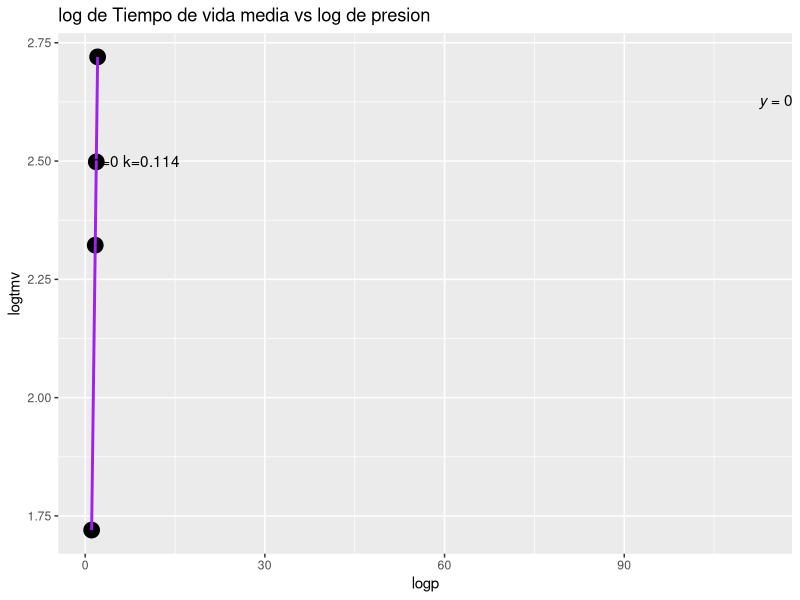

This figure's R source:
library(ggplot2)
library(dplyr)
library(broom)
library(ggpubr)
library(kableExtra)
library(tidyverse)

#crear la tabla
  p<- c(12,48,72,120)
 tmv<- c(52.5,210,315,525)
  
#Para determinar el orden y la k debemos usar el metodo del tiempo de vida media: para esto necesitamos sacar el log de tmv y de p0
  
  "logp"<-log10(p)
  "logtmv"<- log10(tmv)
  
#ahora graficamos logtmv vs logp
  Data_ejercicio_1<-data.frame(p,tmv,logp,logtmv)
  View(Data_ejercicio_1) 
  
  ggplot(data=Data_ejercicio_1,
         aes(x=logp,
             y=logtmv))+
    geom_point(size=5)+
    geom_smooth(method=lm, formula = 'y ~ x', colour="purple")+
    stat_regline_equation(label.x = 1.125*10^2,label.y = 2.625)+
    annotate("text",
             x=1.125,y=2.50, hjust=0,
             label="n=0 k=0.114")+
    labs(title = "log de Tiempo de vida media vs log de presion")
  
  #de la pendiente obtenemos el orden de la reacción ya que esta debe ser igual a -(n-1)
  #por lo tanto n=0
  #la K sale de la ordenada al origen ya que b=log10(/frac{2^{n-1}-1}{(n-1)K})
  #por lo que (10^-0.64)*0.5=K=0.114
  
  
  
